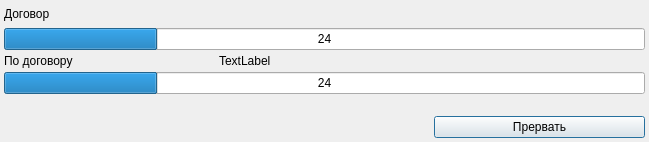
<?xml version="1.0" encoding="UTF-8"?>
<ui version="4.0">
 <class>FormProgressDialog</class>
 <widget class="QDialog" name="FormProgressDialog">
  <property name="geometry">
   <rect>
    <x>0</x>
    <y>0</y>
    <width>649</width>
    <height>142</height>
   </rect>
  </property>
  <property name="windowTitle">
   <string>Идёт формирование счёта</string>
  </property>
  <layout class="QGridLayout">
   <property name="margin">
    <number>4</number>
   </property>
   <property name="spacing">
    <number>4</number>
   </property>
   <item row="0" column="0">
    <widget class="QLabel" name="lblByContracts">
     <property name="text">
      <string>Договор</string>
     </property>
    </widget>
   </item>
   <item row="1" column="0" colspan="3">
    <widget class="QProgressBar" name="prbContracts">
     <property name="value">
      <number>24</number>
     </property>
     <property name="format">
      <string comment="2223">%v</string>
     </property>
    </widget>
   </item>
   <item row="2" column="0">
    <widget class="QLabel" name="lblByContract">
     <property name="text">
      <string>По договору</string>
     </property>
    </widget>
   </item>
   <item row="2" column="1" colspan="2">
    <widget class="QLabel" name="lblContract">
     <property name="text">
      <string>TextLabel</string>
     </property>
    </widget>
   </item>
   <item row="3" column="0" colspan="3">
    <widget class="QProgressBar" name="prbContract">
     <property name="value">
      <number>24</number>
     </property>
     <property name="format">
      <string>%v</string>
     </property>
    </widget>
   </item>
   <item row="4" column="1">
    <spacer>
     <property name="orientation">
      <enum>Qt::Vertical</enum>
     </property>
     <property name="sizeHint" stdset="0">
      <size>
       <width>20</width>
       <height>141</height>
      </size>
     </property>
    </spacer>
   </item>
   <item row="5" column="0" colspan="2">
    <spacer>
     <property name="orientation">
      <enum>Qt::Horizontal</enum>
     </property>
     <property name="sizeHint" stdset="0">
      <size>
       <width>291</width>
       <height>20</height>
      </size>
     </property>
    </spacer>
   </item>
   <item row="5" column="2">
    <widget class="QPushButton" name="btnBreak">
     <property name="text">
      <string>Прервать</string>
     </property>
    </widget>
   </item>
   <item row="0" column="1" colspan="2">
    <spacer name="horizontalSpacer">
     <property name="orientation">
      <enum>Qt::Horizontal</enum>
     </property>
     <property name="sizeHint" stdset="0">
      <size>
       <width>40</width>
       <height>20</height>
      </size>
     </property>
    </spacer>
   </item>
  </layout>
 </widget>
 <layoutdefault spacing="4" margin="4"/>
 <resources/>
 <connections/>
 <designerdata>
  <property name="gridDeltaX">
   <number>10</number>
  </property>
  <property name="gridDeltaY">
   <number>10</number>
  </property>
  <property name="gridSnapX">
   <bool>true</bool>
  </property>
  <property name="gridSnapY">
   <bool>true</bool>
  </property>
  <property name="gridVisible">
   <bool>true</bool>
  </property>
 </designerdata>
</ui>
